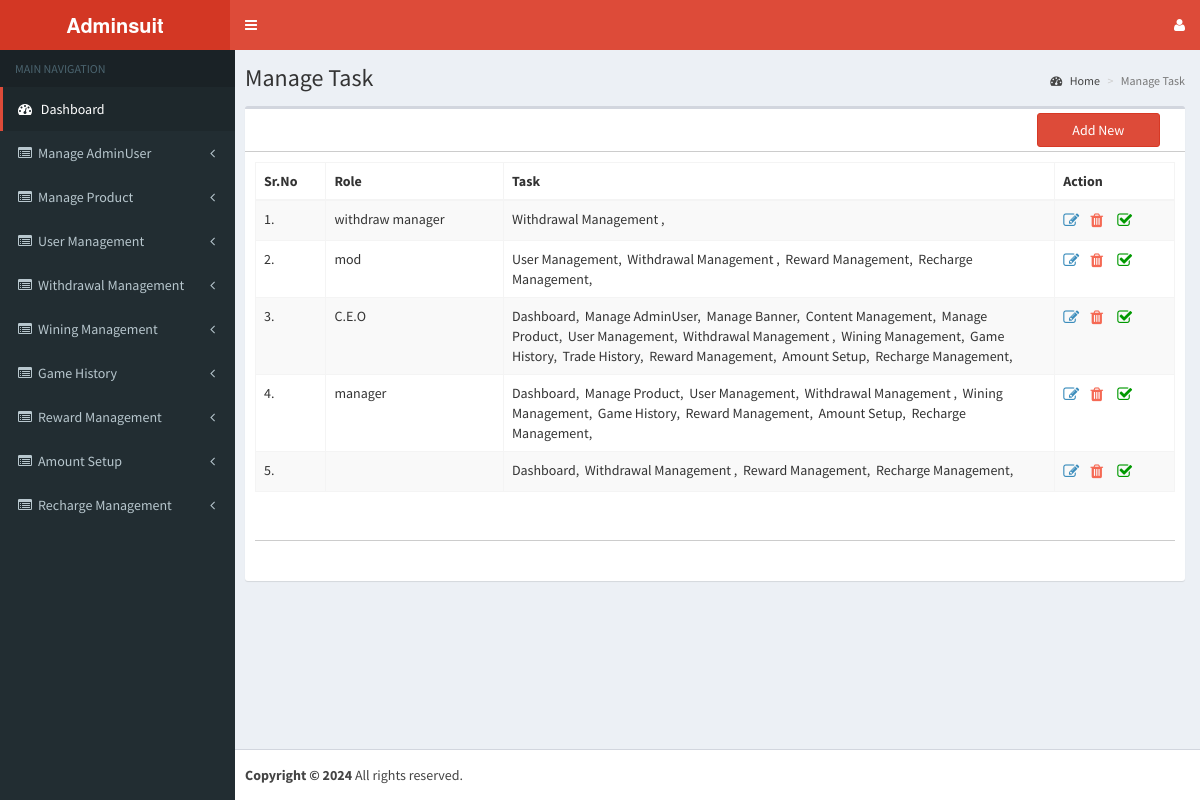
The page /admin/manage_task.php (signed in) on the database its author committed.
### tables this page shows
CREATE TABLE `services` (
  `id` int(11) NOT NULL,
  `services` varchar(255) NOT NULL,
  `url` varchar(255) NOT NULL,
  `status` varchar(255) NOT NULL
);

CREATE TABLE `task` (
  `id` int(11) NOT NULL,
  `role_id` varchar(255) NOT NULL,
  `task` varchar(255) NOT NULL,
  `status` smallint(6) NOT NULL,
  `created_date` timestamp NOT NULL DEFAULT current_timestamp()
);

CREATE TABLE `role` (
  `id` int(11) NOT NULL,
  `role` varchar(255) NOT NULL,
  `created_date` timestamp NOT NULL DEFAULT current_timestamp(),
  `status` smallint(6) NOT NULL
);

### admin/include/connection.php (called while the page is built, shortened)
<?php
function encryptor($action, $string) {
  $output = false;
  $encrypt_method = "AES-256-CBC";
  $secret_key = 'muni';
  $secret_iv = 'muni123';
  $key = hash('sha256', $secret_key);
  $iv = substr(hash('sha256', $secret_iv), 0, 16);
  if( $action == 'encrypt' ) {
    $output = openssl_encrypt($string, $encrypt_method, $key, 0, $iv);
    $output = base64_encode($output);
  }
  else if( $action == 'decrypt' ){
    $output = openssl_decrypt(base64_decode($string), $encrypt_method, $key, 0, $iv);
  }
  return $output;
}
                                                                                            ?>

### admin/manage_task.php (the view, shortened to what this page needs)
<!DOCTYPE html>
<html>
<head>
  <link rel="stylesheet" href="bootstrap/css/bootstrap.min.css">
  <link rel="stylesheet" href="css/font-awesome.min.css">
  <link rel="stylesheet" href="css/ionicons.min.css">
  <link rel="stylesheet" href="dist/css/AdminLTE.min.css">
  <link rel="stylesheet" href="dist/css/skins/_all-skins.min.css">
  <link rel="stylesheet" href="plugins/iCheck/flat/blue.css">
  <link rel="stylesheet" href="plugins/morris/morris.css">
  <link rel="stylesheet" href="plugins/jvectormap/jquery-jvectormap-1.2.2.css">
  <link rel="stylesheet" href="plugins/datepicker/datepicker3.css">
  <link rel="stylesheet" href="plugins/daterangepicker/daterangepicker-bs3.css">
  <link rel="stylesheet" href="plugins/bootstrap-wysihtml5/bootstrap3-wysihtml5.min.css">
<link rel="stylesheet" href="plugins/datatables/dataTables.bootstrap.css">
<link rel="stylesheet" href="plugins/select2/select2.min.css">
<link rel="stylesheet" href="plugins/iCheck/all.css">
     <link rel="stylesheet" href="css/app.css" id="maincss">
</head>
<body class="hold-transition skin-red sidebar-mini">
<div class="wrapper">
<?php include ("include/connection.php");?>
<?php include ("include/header.inc.php");?>
 <?php include ("include/navigation.inc.php");?>
  <div class="content-wrapper">
    <section class="content-header">
      <h1>Manage Task</h1>
      <ol class="breadcrumb">
        <li><a href="desktop.php"><i class="fa fa-dashboard"></i> Home</a></li>
        <li class="active">Manage Task</li>
      </ol>
    </section>
    <section class="content">
      <div class="row">
        <div class="col-xs-12">
          <div class="box">
            <div class="box-header box-header2">
             <div class="col-sm-10">
         </div>
              <div class="col-sm-2">
              <div class="pull-right-btn">
       <a href="add_task.php" class="btn btn-block btn-danger">Add New</a>
       </div>
       </div>
            </div>
            <div class="box-body">
            <form id="formID" name="formID" method="post" action="#" enctype="multipart/form-data">
              <table id="example1" class="table table-bordered table-striped">
                <thead>
                <tr>
                <th>Sr.No</th>
                  <th >Role</th>
                  <th width="60%">Task</th>
                  <th>Action</th>
                </tr>
                </thead>
                <tbody>
     <?php
  $Query=mysqli_query($con,"select * from `task` order by id desc");
  $i=0;
  while($row=mysqli_fetch_array($Query)){$i++;
   ?>
                <tr>
                  <td><?php echo $i;?>.</td>
                  <td>
			  <?php
		$role = mysqli_query($con,"SELECT * FROM `role` where `id`='".$row["role_id"]."'");
			   $row_role = mysqli_fetch_array( $role );
			  echo @$row_role["role"]; ?>
              </td>
              <td>
			<?php
			$task_id=$row["task"];
		 $task = mysqli_query($con,"SELECT CONCAT(`services`,',')as services FROM `services` where `id` in ($task_id)");
			   while($row_task = mysqli_fetch_array( $task )){
			  echo @$row_task["services"].'&nbsp;&nbsp;'; }?>
              </td>
                   <td><a href="add_task.php?id=<?php echo encryptor('encrypt', $row['id']); ?>" class="update-person" title="Edit"><i class="fa fa-edit" style="font-size:16px;"></i></a>&nbsp;&nbsp;&nbsp;
      <a href="javascript:void(0);" onClick="delete_row(<?php echo $row['id']; ?>)" class="update-person" style="color:#f56954; font-size:16px;" title="Delete"><i class="fa fa-trash"></i></a>
      <?php
	  if($row['status']==1){
	  ?>
      <a href="javascript:void(0);" onClick="Respond(<?php echo $row['id']; ?>)" class="update-person" style="color:#090; font-size:16px;" title="Active"><i class="fa fa-check-square-o"></i></a>
      <?php } else if($row['status']==0){?>
      &nbsp;&nbsp;&nbsp;
      <a href="javascript:void(0);" onClick="UnRespond(<?php echo $row['id']; ?>)" class="update-person" style="color:#f00; font-size:16px;" title="Inactive"><i class="fa fa-square-o"></i></a>
      <?php }?>
      </td>
                </tr>
        <?php }?>
                </tbody>
              </table>
              <div class="box-header box-header2" style="margin-bottom: 10px;">&nbsp; </div>
<div class="row">
<div class="col-sm-10"></div>
              <div class="col-sm-2">
            </div>
              </div>
              </form>
            </div>
          </div>
        </div>
      </div>
    </section>
  </div>
<?php include("include/footer.inc.php");?></div>
</body>
</html>

### admin/include/navigation.inc.php (shortened to what this page needs)
<aside class="main-sidebar">
  <section class="sidebar">
  <ul class="sidebar-menu">
    <li class="header">MAIN NAVIGATION</li>
    <?php $session_role=$_SESSION['role_id'];
    $url = basename($_SERVER['PHP_SELF']) . '';
    $chkurl=mysqli_query($con,"select `id`,`p_id` from `child_menu` where `url`='".$url."' and `status`='1'");
    $chkurl_result=mysqli_fetch_array($chkurl);
    $chk= $chkurl_result['p_id'];
    $valurl=mysqli_query($con,"SELECT * FROM `task` where `role_id`='".$session_role."' And task  like '%$chk%' and `status`='1'");
    $val_row=mysqli_num_rows($valurl);
    if($val_row=='0'){
      session_start();
      session_unset();
      session_destroy();
      header("location:index.php?msg1=notauthorized");
    }else{
      $task=mysqli_query($con,"select * from `task` where `role_id`='".$session_role."' and `status`='1'");
      $task_result=mysqli_fetch_array($task);
      $taskid=$task_result['task'];
      $parent=mysqli_query($con,"Select * from `services` where id in($taskid) And `status`='1'");
      while(@$parent_array=mysqli_fetch_array($parent)){
        if($parent_array['url']=='desktop.php'){
          ?>
          <li class="active treeview"> <a href="<?php echo $parent_array['url']; ?>"> <i class="fa fa-dashboard"></i> <span><?php echo $parent_array['services']; ?></span> </a></li>
        <?php }else{?>
          <li class="treeview"> <a href="<?php echo $parent_array['url']; ?>"> <i class="fa fa-list-alt"></i><span><?php echo $parent_array['services']; ?></span><i class="fa fa-angle-left pull-right"></i></a>
          </li>
        <?php }
      }}
      ?>
      <li>&nbsp;</li>
      <li>&nbsp;</li>
    </ul>
  </section><br />
</aside>

### rows shown on the page
services: services "Dashboard"
services: services "Manage AdminUser"
services: services "Manage Product"
services: services "User Management"
services: services "Withdrawal Management"
services: services "Wining Management"
services: services "Game History"
services: services "Reward Management"
services: services "Amount Setup"
services: services "Recharge Management"
task: role.role "withdraw manager", services "Withdrawal Management ,"
task: role.role "mod", services "User Management,", services "Withdrawal Management ,", services "Reward Management,", services "Recharge Management,"
task: role.role "C.E.O", services "Dashboard,", services "Manage AdminUser,", services "Manage Banner,", services "Content Management,", services "Manage Product,", services "User Management,", services "Withdrawal Management ,", services "Wining Management,", services "Game History,", services "Trade History,", services "Reward Management,", services "Amount Setup,", services "Recharge Management,"
task: role.role "manager", services "Dashboard,", services "Manage Product,", services "User Management,", services "Withdrawal Management ,", services "Wining Management,", services "Game History,", services "Reward Management,", services "Amount Setup,", services "Recharge Management,"
task: services "Dashboard,", services "Withdrawal Management ,", services "Reward Management,", services "Recharge Management,"
